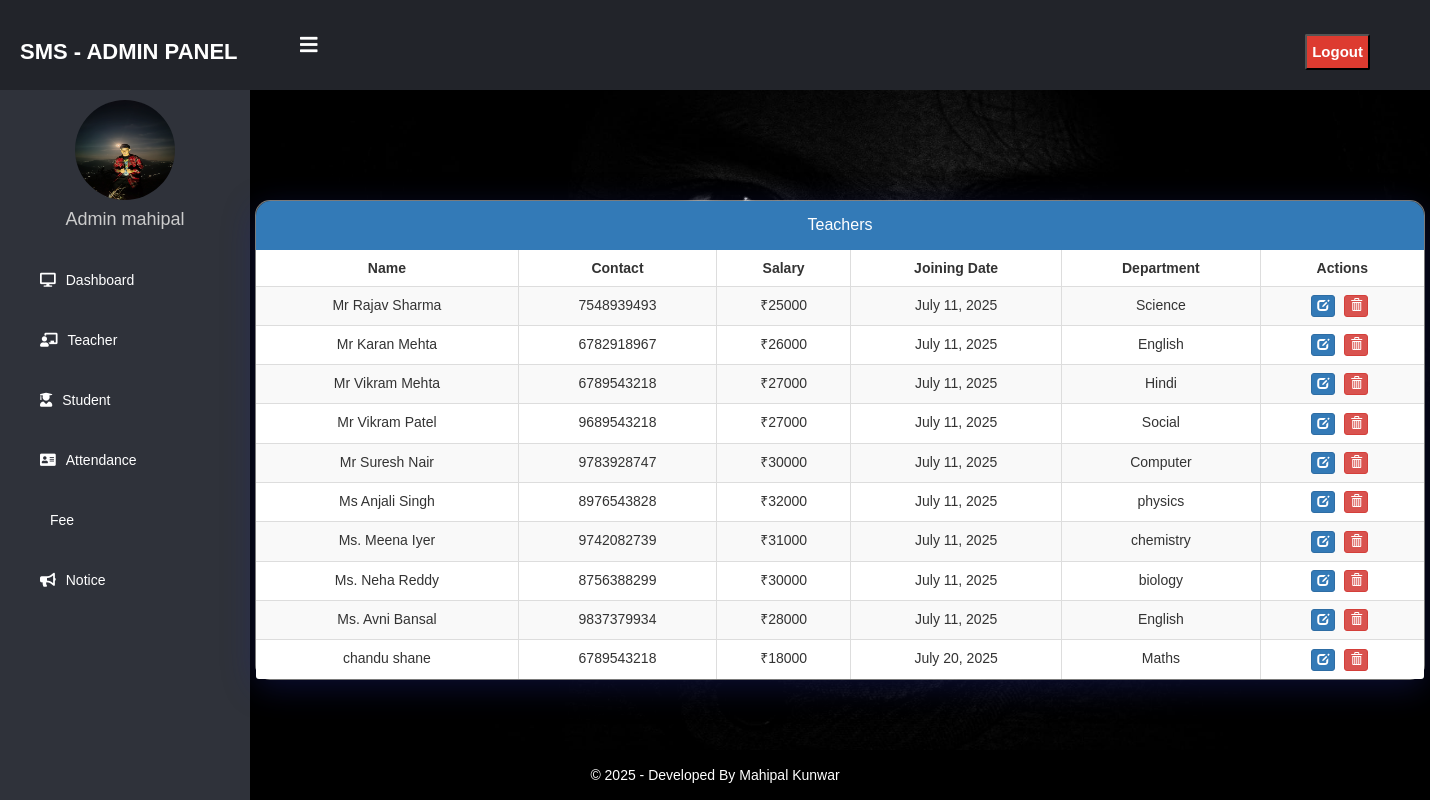
The page /admin-view-teacher/ (signed in) on the database its author committed.
### school/models.py (models this page shows, shortened)
class TeacherExtra(models.Model):
    user=models.OneToOneField(User,on_delete=models.CASCADE)
    salary = models.PositiveIntegerField(null=False)
    joindate=models.DateField(auto_now_add=True)
    mobile = models.CharField(max_length=40)
    department = models.CharField(max_length=200, choices=DEPARTMENTS)
    status=models.BooleanField(default=False)
    @property
    def get_name(self):
        return self.user.first_name+" "+self.user.last_name

### school/views.py (the view)
# urls.py: path('admin-view-teacher/', views.admin_view_teacher_view,name='admin-view-teacher'),
@login_required(login_url='adminlogin')
@user_passes_test(is_admin)
def admin_view_teacher_view(request):
    teachers=models.TeacherExtra.objects.all().filter(status=True)
    return render(request,'school/admin_view_teacher.html',{'teachers':teachers})

### school/views.py (called while the page is built)
def is_admin(user):
    return user.groups.filter(name='ADMIN').exists()

### templates/school/admin_view_teacher.html (shortened to what this page needs)
{% extends 'school/adminbase.html' %}
{% block content %}
<head>
  <link href="//netdna.bootstrapcdn.com/bootstrap/3.0.0/css/bootstrap.min.css" rel="stylesheet">
</head>
<div class="container">
  <div class="row">
    <div class="panel panel-primary">
      <div class="panel-heading">
        <h6 class="panel-title">Teachers</h6>
      </div>
      <table class="table table-hover table-striped table-bordered" id="dev-table">
        <thead>
          <tr>
            <th>Name</th>
            <th>Contact</th>
            <th>Salary</th>
            <th>Joining Date</th>
            <th>Department</th>
            <th>Actions</th>
          </tr>
        </thead>
        <tbody>
          {% for t in teachers %}
            <tr>
              <td>{{ t.get_name }}</td>
              <td>{{ t.mobile }}</td>
              <td>₹{{ t.salary }}</td>
              <td>{{ t.joindate }}</td>
              <td>{{ t.department }}</td>
              <td>
                <a class="btn btn-primary btn-xs" href="{% url 'update-teacher' t.id %}">
                  <span class="glyphicon glyphicon-edit"></span>
                </a>
                <a class="btn btn-danger btn-xs" href="{% url 'delete-teacher-from-school' t.id %}">
                  <span class="glyphicon glyphicon-trash"></span>
                </a>
              </td>
            </tr>
          {% empty %}
            <tr>
              <td colspan="6">No teachers found.</td>
            </tr>
          {% endfor %}
        </tbody>
      </table>
    </div>
  </div>
</div>
{% endblock content %}

### templates/school/adminbase.html (shortened to what this page needs)
<!DOCTYPE html>
{% load static %}
<html lang="en" dir="ltr">
<head>
  <link rel="stylesheet" href="https://cdnjs.cloudflare.com/ajax/libs/font-awesome/5.12.1/css/all.min.css">
</head>
<body>
  <header>
    <label for="check">
      <i class="fas fa-bars" id="sidebar_btn"></i>
    </label>
    <div class="left_area">
      <h3>SMS - Admin Panel</h3>
    </div>
    <div class="right_area">
      <form method="POST" action="{% url 'logout' %}" style="display:inline;">
        <button type="submit" class="logout_btn">Logout</button>
      </form>
    </div>
  </header>
  <div class="sidebar">
    <center>
      <img src="{% static 'images/admin-icn.png' %}" class="profile_image" alt="">
      <h4>Admin {{ request.user.first_name }}</h4>
    </center>
    <a href="/admin-dashboard"><i class="fas fa-desktop"></i><span>Dashboard</span></a>
    <a href="/admin-teacher"><i class="fas fa-chalkboard-teacher"></i><span>Teacher</span></a>
    <a href="/admin-student"><i class="fas fa-user-graduate"></i><span>Student</span></a>
    <a href="/admin-attendance"><i class="fas fa-address-card"></i><span>Attendance</span></a>
    <a href="/admin-fee"><span>Fee</span></a>
    <a href="/admin-notice"><i class="fas fa-bullhorn"></i><span>Notice</span></a>
  </div>
  <div class="content">
    {% block content %}{% endblock content %}
  </div>
  <footer>
    &copy; 2025 - Developed By Mahipal Kunwar
  </footer>
</body>
</html>

### templates/school/admin_view_teacher.html (style rules this page uses)
body { background: linear-gradient(135deg, #f5f7fa, #c3cfe2); font-family: 'Poppins', sans-serif; }
.panel { background: rgba(255, 255, 255, 0.25); border-radius: 15px; backdrop-filter: blur(10px); border: 1px solid rgba(255, 255, 255, 0.3); box-shadow: 0 8px 32px 0 rgba(31, 38, 135, 0.37); }
.panel-heading { background-color: #007bff; color: white; font-weight: bold; border-top-left-radius: 15px; border-top-right-radius: 15px; text-align: center; font-size: 20px; padding: 15px; }
.table { margin-bottom: 0; background-color: white; }
.row { margin-top: 100px; }
.btn-xs { margin-right: 5px; }
th, td { text-align: center; }

### rows shown on the page
TeacherExtra: get_name "Mr Rajav Sharma", mobile "7548939493", salary "25000", joindate "July 11, 2025", department "Science"
TeacherExtra: get_name "Mr Karan Mehta", mobile "6782918967", salary "26000", joindate "July 11, 2025", department "English"
TeacherExtra: get_name "Mr Vikram Mehta", mobile "6789543218", salary "27000", joindate "July 11, 2025", department "Hindi"
TeacherExtra: get_name "Mr Vikram Patel", mobile "9689543218", salary "27000", joindate "July 11, 2025", department "Social"
TeacherExtra: get_name "Mr Suresh Nair", mobile "9783928747", salary "30000", joindate "July 11, 2025", department "Computer"
TeacherExtra: get_name "Ms Anjali Singh", mobile "8976543828", salary "32000", joindate "July 11, 2025", department "physics"
TeacherExtra: get_name "Ms. Meena Iyer", mobile "9742082739", salary "31000", joindate "July 11, 2025", department "chemistry"
TeacherExtra: get_name "Ms. Neha Reddy", mobile "8756388299", salary "30000", joindate "July 11, 2025", department "biology"
TeacherExtra: get_name "Ms. Avni Bansal", mobile "9837379934", salary "28000", joindate "July 11, 2025", department "English"
TeacherExtra: get_name "chandu shane", mobile "6789543218", salary "18000", joindate "July 20, 2025", department "Maths"

### other values the page prints
{{ request.user.first_name }} "mahipal"
